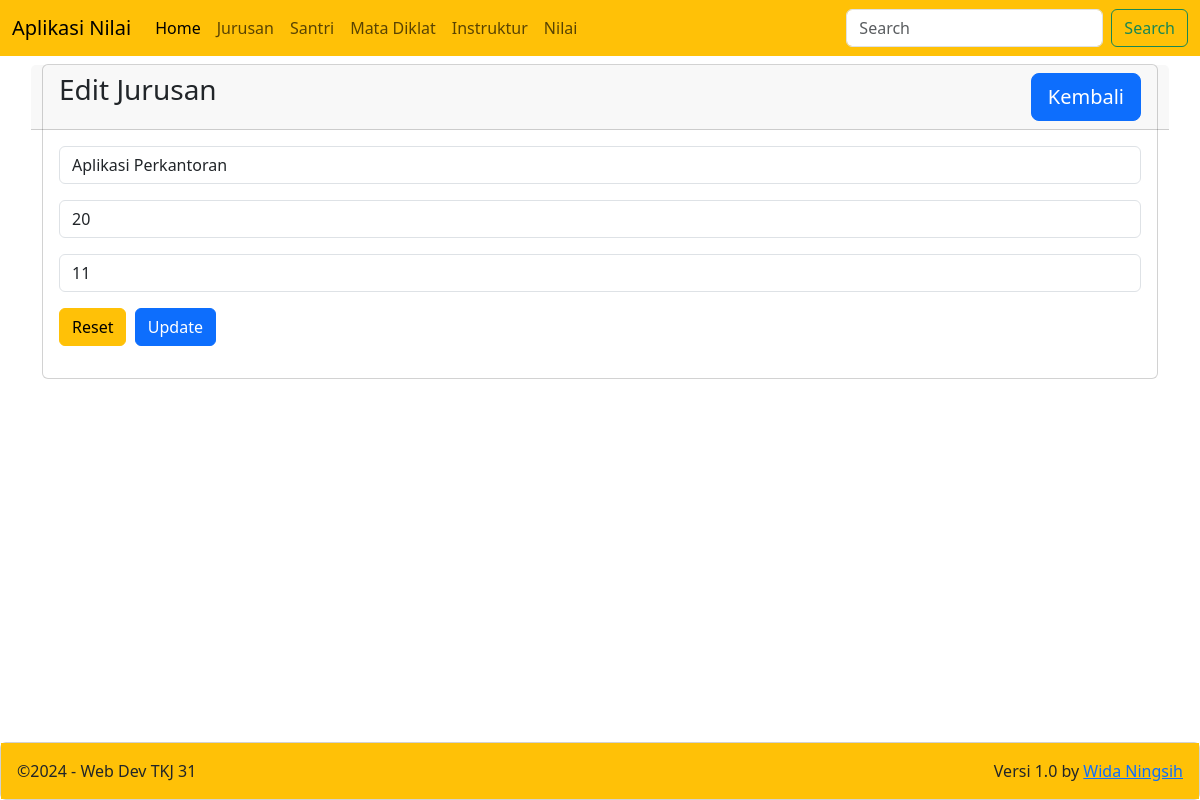
Page /?m=jurusan&s=edit&id=11 on the committed database.
### tables this page shows
CREATE TABLE `majors` (
  `id` int(11) NOT NULL,
  `name` varchar(75) DEFAULT NULL,
  `capacity` int(11) DEFAULT NULL,
  `fill` int(11) DEFAULT NULL
);

### jurusan/edit.php (the view, shortened to what this page needs)
<div class="row">
    <div class="col-12">
        <div class="card">
            <div class="card-header row">
                <div class="card-title h3 col-8">Edit Jurusan</div>
                <div class="col-4">
                    <a href="?m=jurusan&s=view" class="btn btn-lg btn-primary float-end"> Kembali</a>
                </div>
            </div>
            <?php
            include_once('config.php');
            $id = $_GET ['id'];
            $sql ="SELECT * FROM majors WHERE id='$id'";
            $query = mysqli_query($con, $sql);
            $r = mysqli_fetch_array($query);
            ?>
                    <div class="card-body">
                        <form action="?m=jurusan&s=update" method="post">
                            <div class="mb-3">
                                <input type="text" name="name" value="<?=$r['name']?>" class="form-control" placeholder="Nama Jurusan" required autofocus>
                            </div>
                            <div class="mb-3">
                                <input type="number" name="capacity" value="<?=$r['capacity']?>" class="form-control" placeholder="Kapasitas" required autofocus>
                            </div>
                            <div class="mb-3">
                                <input type="number" name="fill" value="<?=$r['fill']?>" class="form-control" placeholder="Terisi">
                            </div>
                            <div class="mb-3">
                                <input type="reset" class="btn btn-warning">&nbsp;
                                <input type="submit" name="update" value="Update" class="btn btn-primary">
                            </div>
                        </form>
                    </div>
            </div>
        </div>
    </div>
</div>

### rows in the picture
majors: name "Aplikasi Perkantoran", capacity "20", fill "11"
